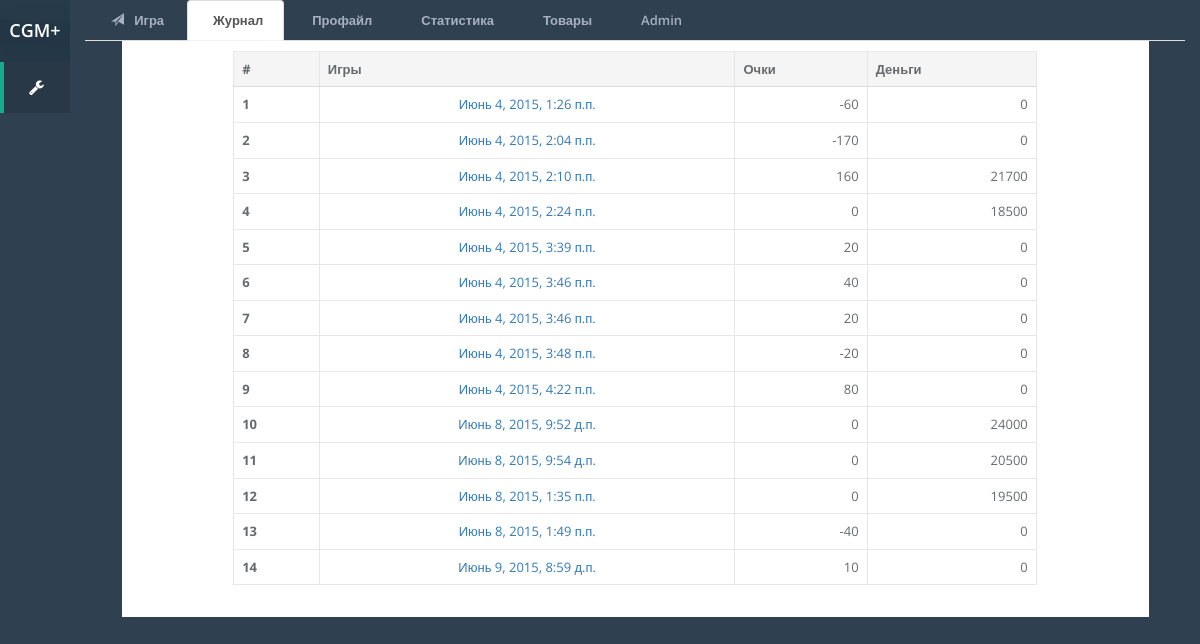
The page /tree/history/ (signed in) on the database as committed earlier.
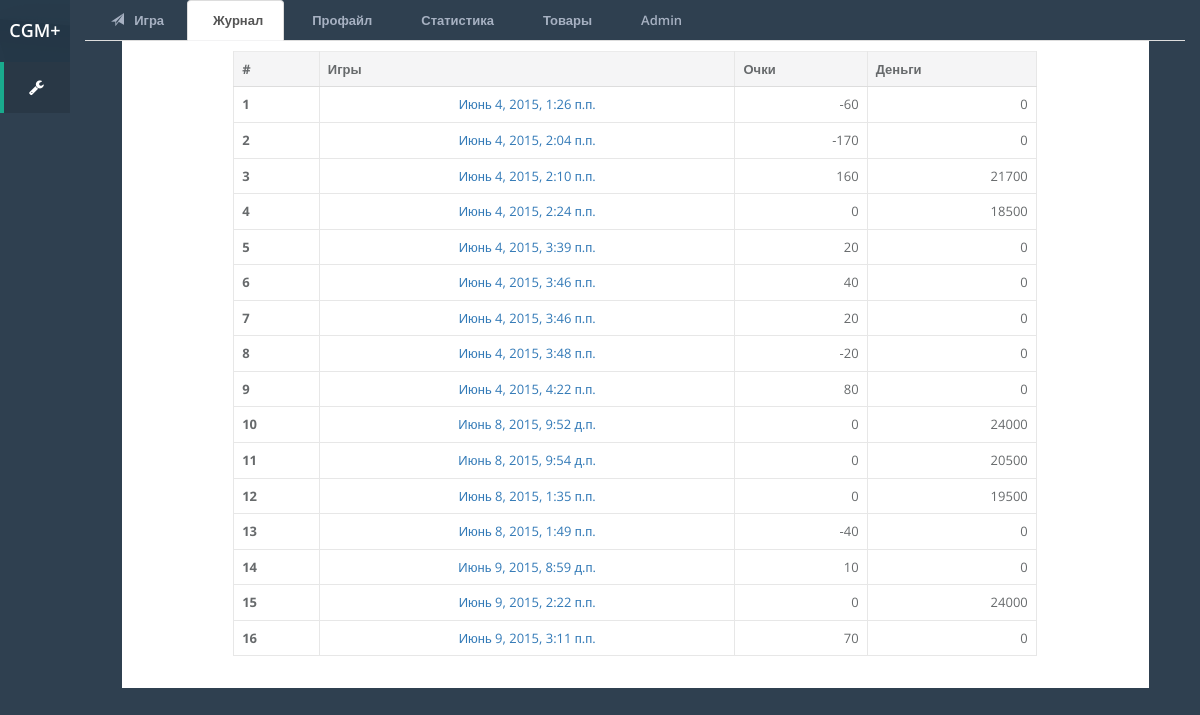
The same page on the database as committed later.
### tree/models.py (models this page shows, shortened)
class User_rezult(models.Model):
    user_output = models.ForeignKey(User)
    question_output = models.CharField(max_length=200)
    answer_output = models.ForeignKey(Answer,blank = True,null = True)
    type_quest = models.CharField(max_length=200)
    point = models.IntegerField(default=0)
    money = models.IntegerField(default=0)
    session_output = models.CharField(max_length=36)
    date_create = models.DateTimeField(auto_now=True)
    best_choise = models.CharField(max_length=150)

### tree/views.py (the view)
def history(request):
    context = {}
    context = for_history(request, context)
    context = make_game(context,'act_history')
    return render(request, 'tree/history_1.html', context)

### tree/views.py (called while the page is built)
def make_game(context,active_tab):
    context["act_game"] = ''
    context["act_history"] = ''
    context["act_profile"] = ''
    context["act_statistic"] = ''
    context["act_prod"] = ''
    context[active_tab] = 'active'
    return context

def for_history(request, context):
    dict_sesions = {}
    list_sesions = []
    result = User_rezult.objects.filter(user_output=request.user)
    for i in result:
        dict_sesions[i.session_output] = i.date_create
    for key_d in dict_sesions:
        result_ses = User_rezult.objects.filter(session_output=key_d)
        sum_point = result_ses.aggregate(point = Sum("point"),money = Sum('money'))
        list_sesions.append(
            {'session_output': key_d, 'date_create': dict_sesions[key_d], "point":sum_point['point'],
            'money':sum_point['money'] })
    context["list_sesions"] = list_sesions
    context['count'] = 0
    return context

### tree/templates/tree/history_1.html
{% extends "gameplace.html" %}
{% block game %}
	<div style = "padding: 1%;" >
    <table class="table table-bordered table-bg table-width">
      <thead>
        <tr>
          <th>#</th>
          <th>Игры</th>
          <th>Очки</th>
          <th>Деньги</th>
        </tr>
      </thead>
      <tbody>
      {% for el_sesion in list_sesions %}
		    <tr>
          <th scope="row" >{{ forloop.counter }}</th>
            <td style="text-align:center;"><a href="/tree/session/{{ el_sesion.session_output }}/">{{el_sesion.date_create }}</a> </td>
            <td style="text-align:right;">  {{ el_sesion.point }}  </td>
            <td style="text-align:right;">  {{ el_sesion.money }}  </td>
        </tr>
	  {%endfor%}
      </tbody>
    </table>
  </div>
{% endblock %}

Rows that differ between the two databases and show on the page:
added User_rezult: date_create "Июнь 9, 2015, 2:22 п.п."
added User_rezult: date_create "Июнь 9, 2015, 3:11 п.п."
Other text that changed with them:
new list line: "15 0 24000"
new list line: "16 70 0"
